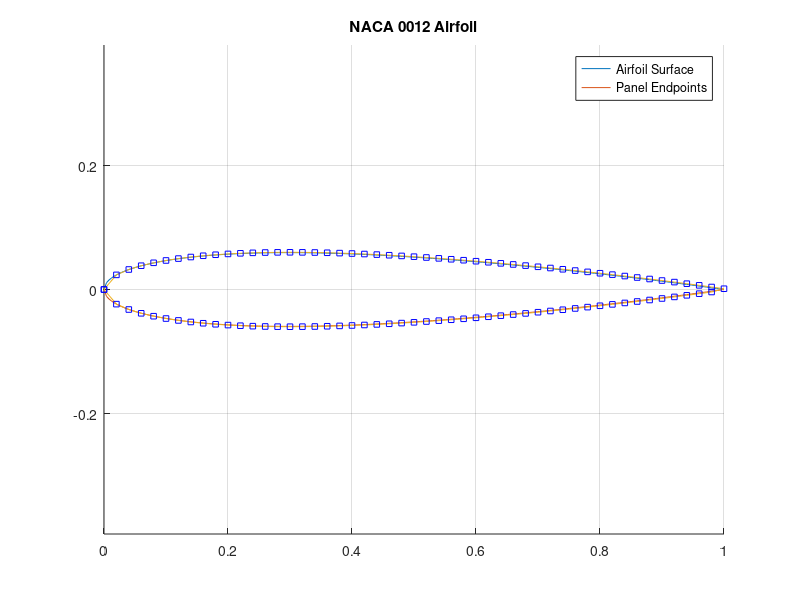
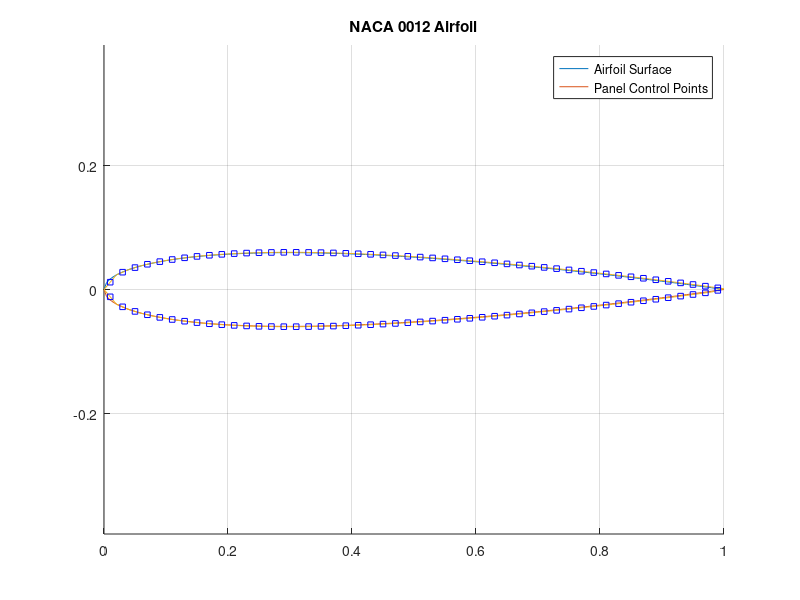
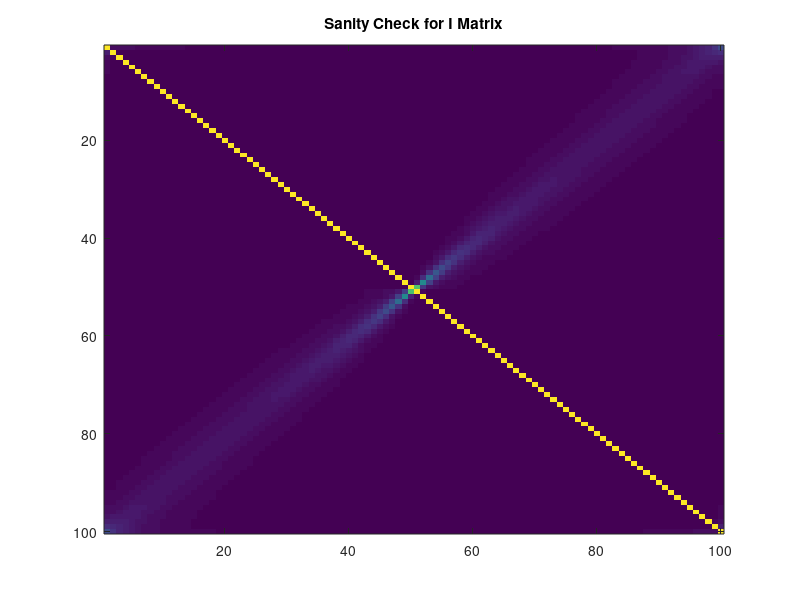
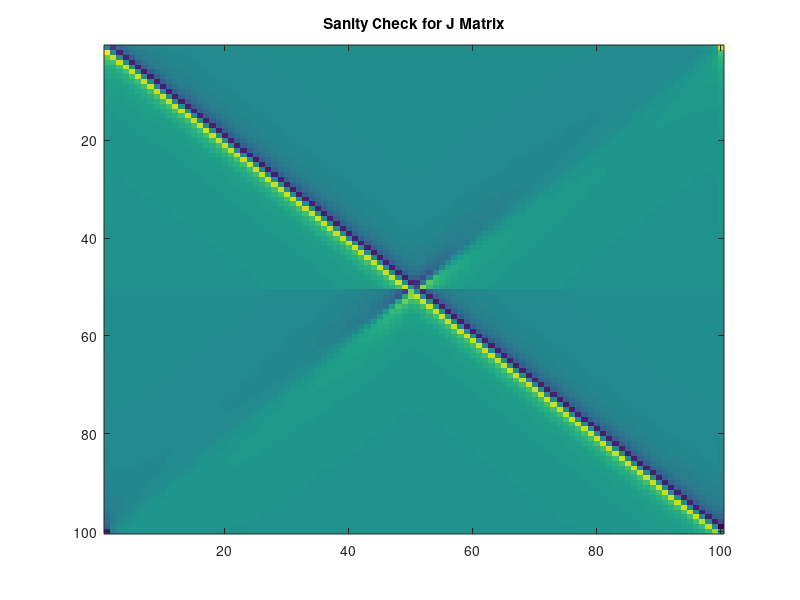

MATLAB code for these plots, in order: (Note: this script raises an error after producing the figures.)
%% Zach Freyman - AEE342 Project 2
% Source Panel Method for NACA 0012 Airfoil

%% Initialization of key symbols and variables
close all;
clear


%% Generating Airfoil Plot
% Equations sourced from https://turbmodels.larc.nasa.gov/naca0012_val.html

% Analytical Solution of Airfoil Shape (Independent of panel count)
n = 500;
x1 = linspace(0, 1, n/2);
y_upper = 0.594689181.*(0.298222773 .* sqrt(x1) - 0.127125232.* x1 - 0.357907906 .* x1.^2 + 0.291984971 .* x1.^3 - 0.105174606 .* x1.^4);
y_lower = -0.594689181.*(0.298222773 .* sqrt(x1) - 0.127125232.* x1 - 0.357907906 .* x1.^2 + 0.291984971 .* x1.^3 - 0.105174606 .* x1.^4);

% Primary Simulation Settings
p = 100; % Chosen number of panels
alpha = 0; % Adding the option for an angle of attack in degrees
V_inf = 1; % Freestream velocity in m/s
thickness = 0.12; % NACA 4 Digit Airfoil Thickness

x = 0:2/p:1; % This array will be used again later for panel location hence the setup using panel number
f = 5 * thickness * (0.2969 .* sqrt(x) - 0.126 .* x - 0.3516 .* x.^2 + 0.2843 .* x.^3 - 0.1015 .* x.^4);
Y = zeros(p, 1);
X = linspace(0, 1, p/2);

for i = 1:p + 1
    if i<= 0.5 * p + 1
        Y(i) = f(i);
        X(i) = x(i);
    else
        Y(i) = -1 .* f(p + 2 - i);
        X(i) = x(p + 2 - i);
    end
end

% Plotting Airfoil with Panel Endpoints
figure(1)
hold on
plot(x1, y_upper)
plot(x1, y_lower)
plot(X, Y)
plot(X, Y, 'bs', 'MarkerSize', 4)
grid on
axis equal
hold off
title('NACA 0012 Airfoil')
legend('Airfoil Surface','Panel Endpoints')

%% Setting up control points and establishing panel lengths
dx = zeros(p, 1);
dy = zeros(p, 1);
Xc = zeros(p, 1);
Yc = zeros(p, 1);
Length = zeros(p, 1);
phi = zeros(p, 1);
beta = zeros(p, 1);

for i = 1:p
    dx(i) = X(i+1) - X(i);
    dy(i) = Y(i+1) - Y(i);
    Xc(i) = X(i) + 0.5 * dx(i);
    Yc(i) = Y(i) + 0.5 * dy(i);
    Length(i) = sqrt(dx(i).^2 + dy(i).^2);
    phi(i) = atan2(dy(i), dx(i));
    beta(i) = phi(i) + pi/2 - alpha;
end

% Plotting Airfoil with Panel Control Points
figure(2)
hold on
plot(x1, y_upper)
plot(x1, y_lower)
plot(X, Y)
plot(Xc, Yc, 'bs', 'MarkerSize', 4)
grid on
axis equal
hold off
title('NACA 0012 Airfoil')
legend('Airfoil Surface','Panel Control Points')

%% Creating Influence Coefficient Matrix (I)
% Setting up coefficents and Matrices
I = zeros(p);
J = zeros(p);
A = zeros(p);
B = zeros(p);
C = zeros(p);
D = zeros(p);
E = zeros(p);

for i = 1:p
    for j = 1:p
        A(i,j) = -1 * (Xc(i) - X(j)) * cos(phi(j)) - (Yc(i) - Y(j)) * sin(phi(j));
        B(i,j) = (Xc(i) - X(j))^2 + (Yc(i) - Y(j))^2;
        C(i,j) = sin(phi(i) - phi(j));
        D(i,j) = (Yc(i) - Y(j)) * cos(phi(i)) - (Xc(i) - X(j)) * sin(phi(i));
        E(i,j) = (Xc(i) - X(j)) * sin(phi(j)) - (Yc(i) - Y(j)) * cos(phi(j));
        if i == j
            I(i,j) = pi;
        else
            I(i,j) = ((C(i,j)/2)*log((Length(j)^2 + 2 * A(i,j) * Length(j) + B(i,j))/(B(i,j))) + ((D(i,j) - A(i,j) * C(i,j))/(E(i,j))) * (atan((Length(j) + A(i,j))/(E(i,j))) - atan(A(i,j)/E(i,j))));
        end
    end
end
%((1)/(2*pi))*   ((1)/(2*pi))*
%% Solving for Source Strengths
n_velocity = -1 * V_inf .* cos(beta);
t_velocity = V_inf .* sin(beta);

lambda = mldivide(n_velocity, I);
% ((1)/(2*pi))*
%% Creating Influence Coefficient Matrix (J)

for i = 1:p
    for j = 1:p
        if i == j
            J(i,j) = 0;
        else
            J(i,j) = (D(i,j) - A(i,j) * C(i,j))/(2 * E(i,j)) * log((Length(j)^2 + 2 * A(i,j) * Length(j) + B(i,j)) / (B(i,j))) - C(i,j) * (atan((Length(j) + A(i,j)) / (E(i,j))) - atan((A(i,j))/(E(i,j))));
        end

    end
end

V_tan = J * lambda(:) + t_velocity;

Cp = 1 - ((V_tan/V_inf).^2);

mass_flux = 0;
for i = 1:p
    mass_flux = mass_flux + lambda(i) * Length(j); 
end

disp(mass_flux)
%% Plotting

% Sanity Checks for Matrices
figure(3)
imagesc(I)
title('Sanity Check for I Matrix')
figure(4)
imagesc(J)
title('Sanity Check for J Matrix')

% Chord vs. Source Strength
figure(5)
plot(Xc, lambda)
title('Chord vs. Source Strength (Lambda)')
xlabel('X/c')
ylabel('Lambda')
%xlim([-0.1, 1.1])
ylim([-0.3, 1.4])

% Chord vs. Coefficient of Pressure
figure(6)
plot(Xc, Cp)
set(gca, "YDir", "reverse")
title('Chord vs. Coefficient of Pressure Cp')
xlabel('X/c')
ylabel('Coefficient of Pressure')

% Streamline Plot

[x_grid, y_grid] = meshgrid(-0.1:0.01:1.1, -0.4:0.001:0.4);


u = V_inf * cos(alpha);
v = V_inf * sin(alpha);

for i = 1:p
    u = u + ((lambda(i))./(2 * pi)) .* ((x_grid - Xc(i))./((x_grid - Xc(i)).^2 + (y_grid - Yc(i)).^2)) .* Length(i);
    v = v + ((lambda(i))./(2 * pi)) .* ((y_grid - Yc(i))./((x_grid - Xc(i)).^2 + (y_grid - Yc(i)).^2)) .* Length(i);
end

figure(7)
hold on
streamslice(x_grid, y_grid, u, v, 5)
plot(x1, y_upper, 'k', 'LineWidth', 2)
plot(x1, y_lower, 'k', 'LineWidth', 2)
xlim([-0.1, 1.1])
ylim([-0.4, 0.4])
hold off
